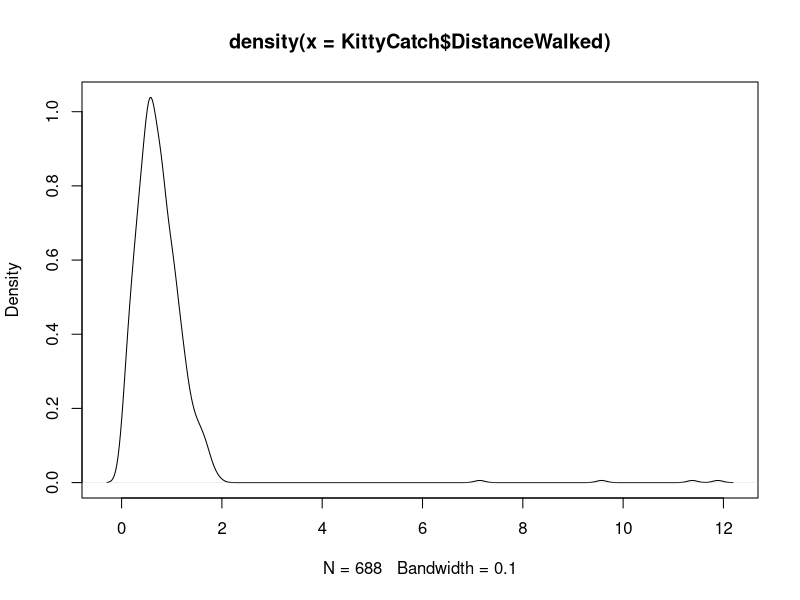
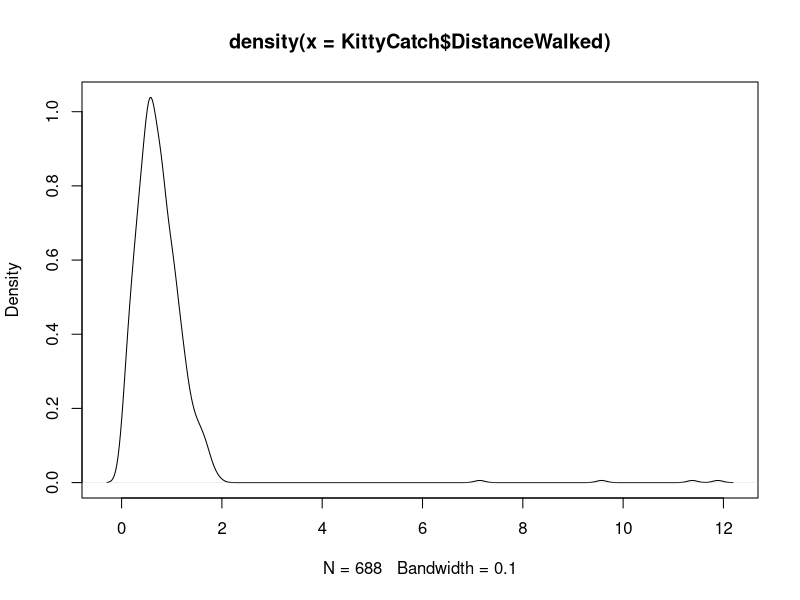
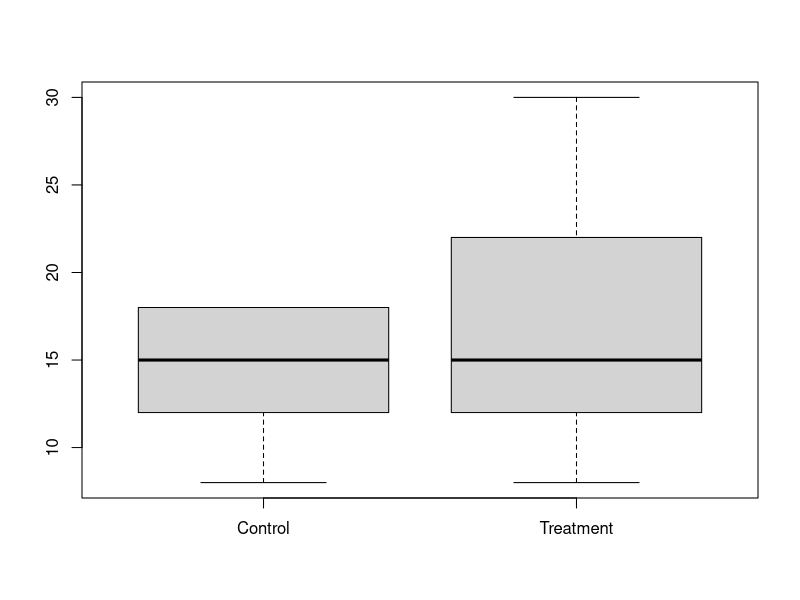

R code for these plots, in order: (Note: this script raises an error after producing the figures.)
## ---- chunk 1
set.seed(1)
#Create rnorm function that allows for random distribution with min and max
  rtnorm <- function(n, mean, sd, min = -Inf, max = Inf){
    qnorm(runif(n, pnorm(min, mean, sd), pnorm(max, mean, sd)), mean, sd)
  }
#Create rounding function that allows to round to numbers above 1
  mround <- function(x,base){ 
    base*round(x/base) 
  } 

n=688
#Create dataframe
  KittyCatch<-as.data.frame(matrix(nrow=n,ncol=4))
  names(KittyCatch)<-c("DistanceWalked","Age","TotalHoursPlayed","Treatment")
#Assign Treatment randomly
  KittyCatch$Treatment<-rbinom(n,1,.35)
#Assign Values to variables
 #DistanceWalked
  #Create Variable
    KittyCatch$DistanceWalked<-round(rtnorm(n=n, mean=.62, sd=.3, min = 0, max = 1.3),2)
  #Assign 4 Outliers to DistanceWalked among control
    KittyCatch$DistanceWalked[KittyCatch$Treatment==0][sample(sum(KittyCatch$Treatment==0),4)]<-round(rtnorm(n=4, mean=7.00, sd=.6, min = 5, max = 9),2)
  #Age
    #Create Variable
      KittyCatch$Age<-round(rtnorm(n=n, mean=14, sd=4, min = 10, max = 40))
    #Assign age to be correlated with DistanceWalked
      KittyCatch$Age<-round(KittyCatch$Age+(ifelse(KittyCatch$DistanceWalked>median(KittyCatch$DistanceWalked),2,-2)))
    #Assign age to be correlated with treatment above age 18
      KittyCatch$Age<-round(KittyCatch$Age+(ifelse(KittyCatch$Age>17 & KittyCatch$Treatment==1,4,0)))
    #Top code in control group
      KittyCatch$Age[KittyCatch$Treatment==0]<-ifelse(KittyCatch$Age[KittyCatch$Treatment==0]>18,18,KittyCatch$Age[KittyCatch$Treatment==0])
  #TotalHoursPlayed
    #Create Variable
      KittyCatch$TotalHoursPlayed<-round(rtnorm(n=n, mean=30, sd=10, min = 1, max = 50))
    #Make it correlated with distance walked
      KittyCatch$TotalHoursPlayed<-round(.8*KittyCatch$TotalHoursPlayed + .2*KittyCatch$TotalHoursPlayed*KittyCatch$DistanceWalked)
    #Randomly assign missing values, make the proportion larger in the treatment; and make the likelihood for NA correlate with larger values
      KittyCatch$TotalHoursPlayed[KittyCatch$Treatment==0]<-ifelse(rbinom(sum(KittyCatch$Treatment==0),1,(.05+.05*KittyCatch$TotalHoursPlayed[KittyCatch$Treatment==0]/mean(KittyCatch$TotalHoursPlayed))),NA,KittyCatch$TotalHoursPlayed[KittyCatch$Treatment==0])
      KittyCatch$TotalHoursPlayed[KittyCatch$Treatment==1]<-ifelse(rbinom(sum(KittyCatch$Treatment==1),1,(.25+.05*KittyCatch$TotalHoursPlayed[KittyCatch$Treatment==1]/mean(KittyCatch$TotalHoursPlayed,na.rm = T))),NA,KittyCatch$TotalHoursPlayed[KittyCatch$Treatment==1])
  #Make distance walked negatively correlated with treatment prior to balance, and positvely correlated with treatment after balance
      removed<-ifelse(KittyCatch$Age>17 | is.na(KittyCatch$TotalHoursPlayed),1,0)
      KittyCatch$DistanceWalked<-round(ifelse(removed==1 & KittyCatch$Treatment==0,1.5*KittyCatch$DistanceWalked,ifelse(removed==0 & KittyCatch$Treatment==1,1.3*KittyCatch$DistanceWalked,KittyCatch$DistanceWalked)),2)

## ---- chunk 2
# Although it is bad practice, let's begin this exercise by first taking a naive estimate of the average treatment effect before exploring the dataset. Based on the t-test below, it seems that there is substantial negative treatment effect; respondents walked less in the treatment than in the control. But is this finding reliable?
    t.test(KittyCatch$DistanceWalked[KittyCatch$Treatment==1],KittyCatch$DistanceWalked[KittyCatch$Treatment==0])
    mean(KittyCatch$DistanceWalked[KittyCatch$Treatment==1]) -  mean(KittyCatch$DistanceWalked[KittyCatch$Treatment==0])

# Let's dig into the data. We first run the structure function to get a sense of the dataset. DistanceWalked is our outcome of interest, and Treatment is the key independent variable that we care about. TotalHoursPlayed refers to how many hours the user has put into KittyCatch in total.
    str(KittyCatch)
  
# Now let's examine our outcome of interest, DistanceWalked, with the summary function. Notice that the maximum value is much larger than the mean, median, and 3rd quartile of the dataset. This outlier might bias our t-test results by violating its assumption that the data is normally distributed. See density plot below to observe the long right tail in the distribution of DistanceWalked.
    summary(KittyCatch$DistanceWalked)
    plot(density(KittyCatch$DistanceWalked))
  
# Since the dataset is relatively small, let's use the `head` and `order` commands to examine the highest DistanceWalked observations in the dataset. This syntax shows us 6 observations, sorted by the largest value for DistanceWalked.
    head(KittyCatch[order(KittyCatch$DistanceWalked,decreasing=T),])

# Notice that the four largest values for DistanceWalked are more than three times as large as the 5th largest value for DistanceWalked. These are clearly outliers. However, we should also note that all of these values are in the control group, so removing them from our dataset, as we had done with previous outliers, might also bias our estimates by lowering the mean values for the treatment group. Instead, let's top code these values so that they are still the largest values in the dataset, but so that they are not outliers and do not violate our assumptions of normality. Top coding can be arbitrary (and there are better methods for handling outliers), but for this assignment, let's just assign all DistanceWalked observations above a value of 2 to 2.

#---- Question 1: Top code DistanceWalked to 2 ------#
     KittyCatch$DistanceWalked<- 
#----------------------------------------------------#
    
# If you completed question 1 correctly, the distribution of DistanceWalked should now look much more normal.
  plot(density(KittyCatch$DistanceWalked))
     
# Next, we'll want to make sure that our control groups and treatment groups are balanced. Let's compare the age of the control group and treatment group with boxplots. Notice that the medians and interquartile ranges are very similar between the treatment and control groups, but that the largest values in the treatment group rest much higher than in the control group. It turns out that this did not happen by chance; by default, KittyCatch only requires respondents to enter their ages if they state that they are younger than 18; however, for the experiment, all respondents in the treatment group were required to enter their ages. It could be problematic if the ages among the treatment group are different than those in the control group, especially if Age is correlated with DistanceWalked, which, as demonstrated below, it is. The t-test below also suggests that the treatment and control groups are imbalanced with regard to age.
    boxplot(KittyCatch$Age[KittyCatch$Treatment==0],KittyCatch$Age[KittyCatch$Treatment==1],names=c("Control","Treatment"))
    cor(KittyCatch$Age,KittyCatch$DistanceWalked)
    t.test(KittyCatch$Age[KittyCatch$Treatment==0],KittyCatch$Age[KittyCatch$Treatment==1])
    
# There are two options to deal with this problem. One option is to ignore it, as we know that age was top coded in the control group, and may be the entire cause of the imbalance between the treatment and control group. However, what if people who opted into the treatment group tended to be older on average? This could bias our results. The best way to deal with this problem is with a different modeling technique (e.g. regression models). However, since we want to continue using t-tests for this module, a good way to deal with this problem is to subset the data to only use observations we can be sure are similarly aged. Since we can only be sure of the age of respondents in the treatment group for those younger than 18, let's subset the dataset to only include respondents who are 17 or younger.
  
#---- Question 2: Subset KittyCatch to respondents who are 17 or younger ----#
    KittyCatch<-
#----------------------------------------------------------------------------#

# If you completed question 2 correctly, Age among the treatment and control groups should now be balanced.
    t.test(KittyCatch$Age[KittyCatch$Treatment==0],KittyCatch$Age[KittyCatch$Treatment==1])
    
# Now let's look for balance in the last variable we know about the treatment and control groups, TotalHoursPlayed. Notice from the summary function below that 127 values are labeled "NA". These cases are missing information, in large part because KittyCatch allows users to opt out of recording how many hours they play. This could be very problematic, as it indicates that we only have distance walked information for respondents who selected to do so. Moreover, as the correlation function below shows, TotalHours played appears to be correlated with DistanceWalked. 
    summary(KittyCatch$TotalHoursPlayed)
    cor(KittyCatch$TotalHoursPlayed,KittyCatch$DistanceWalked,use="complete")
    
# Even more worrisom, the NA values for TotalHoursPlayed appear at higher rates for respondents in the treatment group than in the control group.
    mean(is.na(KittyCatch$TotalHoursPlayed[KittyCatch$Treatment==1]))
    mean(is.na(KittyCatch$TotalHoursPlayed[KittyCatch$Treatment==0]))

# While total hours played appears balanced among the treatment and control groups for those whose information is available (see t.test below), the fact that its missingness is correlated with DistanceWalked and patterned among the treatment and control groups is cause for concern. Specifically, this could suggest that respondents in the treatment group play more KittyCatch than those in the control group, and are likely to walk further with KittyCatch due to this. A simple, albeit imperfect, solution to this problem is listwise deletion; that is, removing respondents from our sample who did not report their total hours played.
   t.test(KittyCatch$TotalHoursPlayed[KittyCatch$Treatment==1],KittyCatch$TotalHoursPlayed[KittyCatch$Treatment==0])

#---- Question 3: Subset KittyCatch to respondents who reported their total hours played ----#
  KittyCatch<-
#--------------------------------------------------------------------------------------------#

# Now that we have balanced our data on all known dimensions, let's return the average treatment effect, and test whether it is significant:

#---- Question 4: Determine the average treatment effect (mean of treatment - mean of control) ----#
  Solution4<-
#--------------------------------------------------------------------------------------------------#

#---- Question 5: Determine the significance of the average treatment effect (via a t-test) -------#
  Solution5<-t.test()$p.value
#--------------------------------------------------------------------------------------------------#
  
## ---- chunk 3
  KittyCatch$DistanceWalked<-ifelse(KittyCatch$DistanceWalked>2,2,KittyCatch$DistanceWalked)
  KittyCatch<-KittyCatch[KittyCatch$Age<=17,]
  KittyCatch<-KittyCatch[!is.na(KittyCatch$TotalHoursPlayed),]
  Solution4<-mean(KittyCatch$DistanceWalked[KittyCatch$Treatment==1])-mean(KittyCatch$DistanceWalked[KittyCatch$Treatment==0])
  Solution5<-t.test(KittyCatch$DistanceWalked[KittyCatch$Treatment==1],KittyCatch$DistanceWalked[KittyCatch$Treatment==0])$p.value
## ---- chunk 4
test_object("Solution4")
test_object("Solution5")
success_msg("Good work! Our naive estimate of the average treatment effect was opposite our estimate after we tried to balance the data. However, we had to ignore a large fraction of our observations to get to that conclusion. This is the difficulty of computing conditional average treatment effects with t-tests. However, this problem can be sidestepped with regression models. Our next module teaches how to use regression models in detail.")
